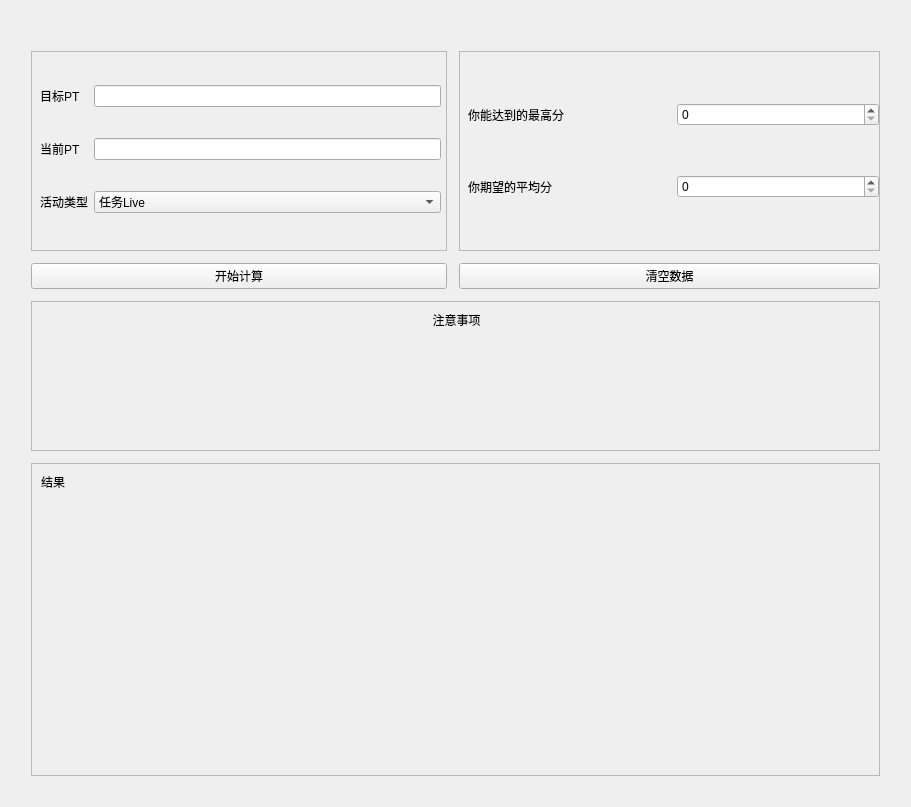
<?xml version="1.0" encoding="UTF-8"?>
<ui version="4.0">
 <class>Form</class>
 <widget class="QWidget" name="Form">
  <property name="geometry">
   <rect>
    <x>0</x>
    <y>0</y>
    <width>911</width>
    <height>807</height>
   </rect>
  </property>
  <property name="minimumSize">
   <size>
    <width>911</width>
    <height>807</height>
   </size>
  </property>
  <property name="windowTitle">
   <string>Form</string>
  </property>
  <layout class="QHBoxLayout" name="horizontalLayout">
   <item>
    <layout class="QGridLayout" name="gridLayout">
     <property name="leftMargin">
      <number>20</number>
     </property>
     <property name="topMargin">
      <number>40</number>
     </property>
     <property name="rightMargin">
      <number>20</number>
     </property>
     <property name="bottomMargin">
      <number>20</number>
     </property>
     <property name="spacing">
      <number>12</number>
     </property>
     <item row="2" column="0" colspan="2">
      <widget class="CardWidget" name="frame_3">
       <property name="sizePolicy">
        <sizepolicy hsizetype="Expanding" vsizetype="Preferred">
         <horstretch>0</horstretch>
         <verstretch>0</verstretch>
        </sizepolicy>
       </property>
       <property name="maximumSize">
        <size>
         <width>16777215</width>
         <height>150</height>
        </size>
       </property>
       <property name="frameShape">
        <enum>QFrame::StyledPanel</enum>
       </property>
       <property name="frameShadow">
        <enum>QFrame::Raised</enum>
       </property>
       <widget class="QLabel" name="label_4">
        <property name="geometry">
         <rect>
          <x>10</x>
          <y>10</y>
          <width>831</width>
          <height>131</height>
         </rect>
        </property>
        <property name="text">
         <string>注意事项</string>
        </property>
        <property name="alignment">
         <set>Qt::AlignHCenter|Qt::AlignTop</set>
        </property>
       </widget>
      </widget>
     </item>
     <item row="1" column="1">
      <widget class="PushButton" name="pushButton_2">
       <property name="sizePolicy">
        <sizepolicy hsizetype="Preferred" vsizetype="Preferred">
         <horstretch>0</horstretch>
         <verstretch>0</verstretch>
        </sizepolicy>
       </property>
       <property name="minimumSize">
        <size>
         <width>0</width>
         <height>0</height>
        </size>
       </property>
       <property name="text">
        <string>清空数据</string>
       </property>
      </widget>
     </item>
     <item row="1" column="0">
      <widget class="PrimaryPushButton" name="pushButton">
       <property name="text">
        <string>开始计算</string>
       </property>
      </widget>
     </item>
     <item row="0" column="0">
      <widget class="CardWidget" name="frame">
       <property name="sizePolicy">
        <sizepolicy hsizetype="Expanding" vsizetype="Fixed">
         <horstretch>0</horstretch>
         <verstretch>0</verstretch>
        </sizepolicy>
       </property>
       <property name="minimumSize">
        <size>
         <width>416</width>
         <height>200</height>
        </size>
       </property>
       <property name="maximumSize">
        <size>
         <width>416</width>
         <height>200</height>
        </size>
       </property>
       <property name="frameShape">
        <enum>QFrame::StyledPanel</enum>
       </property>
       <property name="frameShadow">
        <enum>QFrame::Raised</enum>
       </property>
       <widget class="QWidget" name="gridLayoutWidget_2">
        <property name="geometry">
         <rect>
          <x>9</x>
          <y>9</y>
          <width>401</width>
          <height>181</height>
         </rect>
        </property>
        <layout class="QGridLayout" name="gridLayout_2">
         <item row="0" column="0">
          <widget class="BodyLabel" name="label_2">
           <property name="text">
            <string>目标PT</string>
           </property>
          </widget>
         </item>
         <item row="1" column="0">
          <widget class="BodyLabel" name="label">
           <property name="text">
            <string>当前PT</string>
           </property>
          </widget>
         </item>
         <item row="2" column="0">
          <widget class="BodyLabel" name="label_3">
           <property name="text">
            <string>活动类型</string>
           </property>
          </widget>
         </item>
         <item row="2" column="1">
          <widget class="ComboBox" name="comboBox">
           <item>
            <property name="text">
             <string>任务Live</string>
            </property>
           </item>
           <item>
            <property name="text">
             <string>CP Live</string>
            </property>
           </item>
           <item>
            <property name="text">
             <string>EX Live</string>
            </property>
           </item>
           <item>
            <property name="text">
             <string>5v5 Live</string>
            </property>
           </item>
           <item>
            <property name="text">
             <string>组曲Live</string>
            </property>
           </item>
           <item>
            <property name="text">
             <string>对邦Live</string>
            </property>
           </item>
          </widget>
         </item>
         <item row="1" column="1">
          <widget class="LineEdit" name="lineEdit">
           <property name="clearButtonEnabled">
            <bool>true</bool>
           </property>
          </widget>
         </item>
         <item row="0" column="1">
          <widget class="LineEdit" name="lineEdit_2">
           <property name="clearButtonEnabled">
            <bool>true</bool>
           </property>
          </widget>
         </item>
        </layout>
       </widget>
      </widget>
     </item>
     <item row="0" column="1">
      <widget class="CardWidget" name="frame_2">
       <property name="minimumSize">
        <size>
         <width>416</width>
         <height>200</height>
        </size>
       </property>
       <property name="frameShape">
        <enum>QFrame::StyledPanel</enum>
       </property>
       <property name="frameShadow">
        <enum>QFrame::Raised</enum>
       </property>
       <widget class="QWidget" name="gridLayoutWidget_3">
        <property name="geometry">
         <rect>
          <x>9</x>
          <y>9</y>
          <width>411</width>
          <height>181</height>
         </rect>
        </property>
        <layout class="QGridLayout" name="gridLayout_3">
         <item row="1" column="0">
          <widget class="BodyLabel" name="label_7">
           <property name="text">
            <string>你期望的平均分</string>
           </property>
          </widget>
         </item>
         <item row="0" column="0">
          <widget class="BodyLabel" name="label_6">
           <property name="text">
            <string>你能达到的最高分</string>
           </property>
          </widget>
         </item>
         <item row="0" column="1">
          <widget class="SpinBox" name="spinBox"/>
         </item>
         <item row="1" column="1">
          <widget class="SpinBox" name="spinBox_2"/>
         </item>
        </layout>
       </widget>
      </widget>
     </item>
     <item row="3" column="0" colspan="2">
      <widget class="CardWidget" name="frame_4">
       <property name="sizePolicy">
        <sizepolicy hsizetype="Expanding" vsizetype="Preferred">
         <horstretch>0</horstretch>
         <verstretch>0</verstretch>
        </sizepolicy>
       </property>
       <property name="frameShape">
        <enum>QFrame::StyledPanel</enum>
       </property>
       <property name="frameShadow">
        <enum>QFrame::Raised</enum>
       </property>
       <widget class="QWidget" name="gridLayoutWidget_4">
        <property name="geometry">
         <rect>
          <x>10</x>
          <y>10</y>
          <width>831</width>
          <height>301</height>
         </rect>
        </property>
        <layout class="QGridLayout" name="gridLayout_4">
         <item row="0" column="0">
          <widget class="TextEdit" name="label_5">
           <property name="text">
            <string>结果</string>
           </property>
           <property name="alignment">
            <set>Qt::AlignLeading|Qt::AlignLeft|Qt::AlignTop</set>
           </property>
           <property name="textInteractionFlags">
            <set>Qt::LinksAccessibleByMouse|Qt::TextEditable</set>
           </property>
          </widget>
         </item>
        </layout>
       </widget>
      </widget>
     </item>
    </layout>
   </item>
  </layout>
 </widget>
 <customwidgets>
  <customwidget>
   <class>PushButton</class>
   <extends>QPushButton</extends>
   <header>qfluentwidgets</header>
  </customwidget>
  <customwidget>
   <class>CardWidget</class>
   <extends>QFrame</extends>
   <header>qfluentwidgets</header>
   <container>1</container>
  </customwidget>
  <customwidget>
   <class>ComboBox</class>
   <extends>QComboBox</extends>
   <header>qfluentwidgets</header>
  </customwidget>
  <customwidget>
   <class>BodyLabel</class>
   <extends>QLabel</extends>
   <header>qfluentwidgets</header>
  </customwidget>
  <customwidget>
   <class>LineEdit</class>
   <extends>QLineEdit</extends>
   <header>qfluentwidgets</header>
  </customwidget>
  <customwidget>
   <class>TextEdit</class>
   <extends>QLabel</extends>
   <header>qfluentwidgets</header>
  </customwidget>
  <customwidget>
   <class>PrimaryPushButton</class>
   <extends>QPushButton</extends>
   <header>qfluentwidgets</header>
  </customwidget>
  <customwidget>
   <class>SpinBox</class>
   <extends>QSpinBox</extends>
   <header>qfluentwidgets</header>
  </customwidget>
 </customwidgets>
 <resources/>
 <connections/>
</ui>
